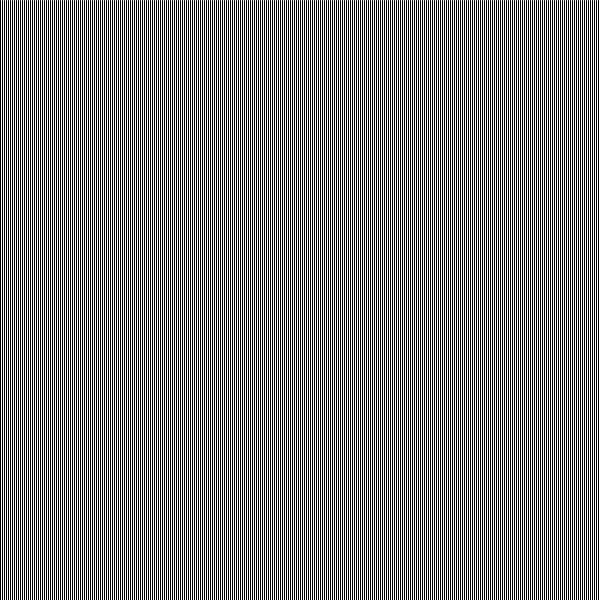
Frame 1 (no input)
Frame 60 (the mouse pressed at the canvas centre just before this capture): blank canvas, image omitted
Frame 120 (the mouse held since frame 60 and released just before this capture): blank canvas, image omitted

The Processing sketch that drew this single still picture (run headless with seeded random() and noise(); from frame 60 on, the mouse is pressed at the canvas centre):

// Processing sketch: Week4_lineIncrements
// ── Week4_lineIncrements.pde
void setup(){
  size(600,600);
  background(255);
  
}

void draw() {
  for(int i = 0; i < width; i+=2) {
    float mappedColor = map(i,0,width,0,255);
    // stroke(random(255),random(255),random(255));
    line(i,0,i,height);
  }
}
